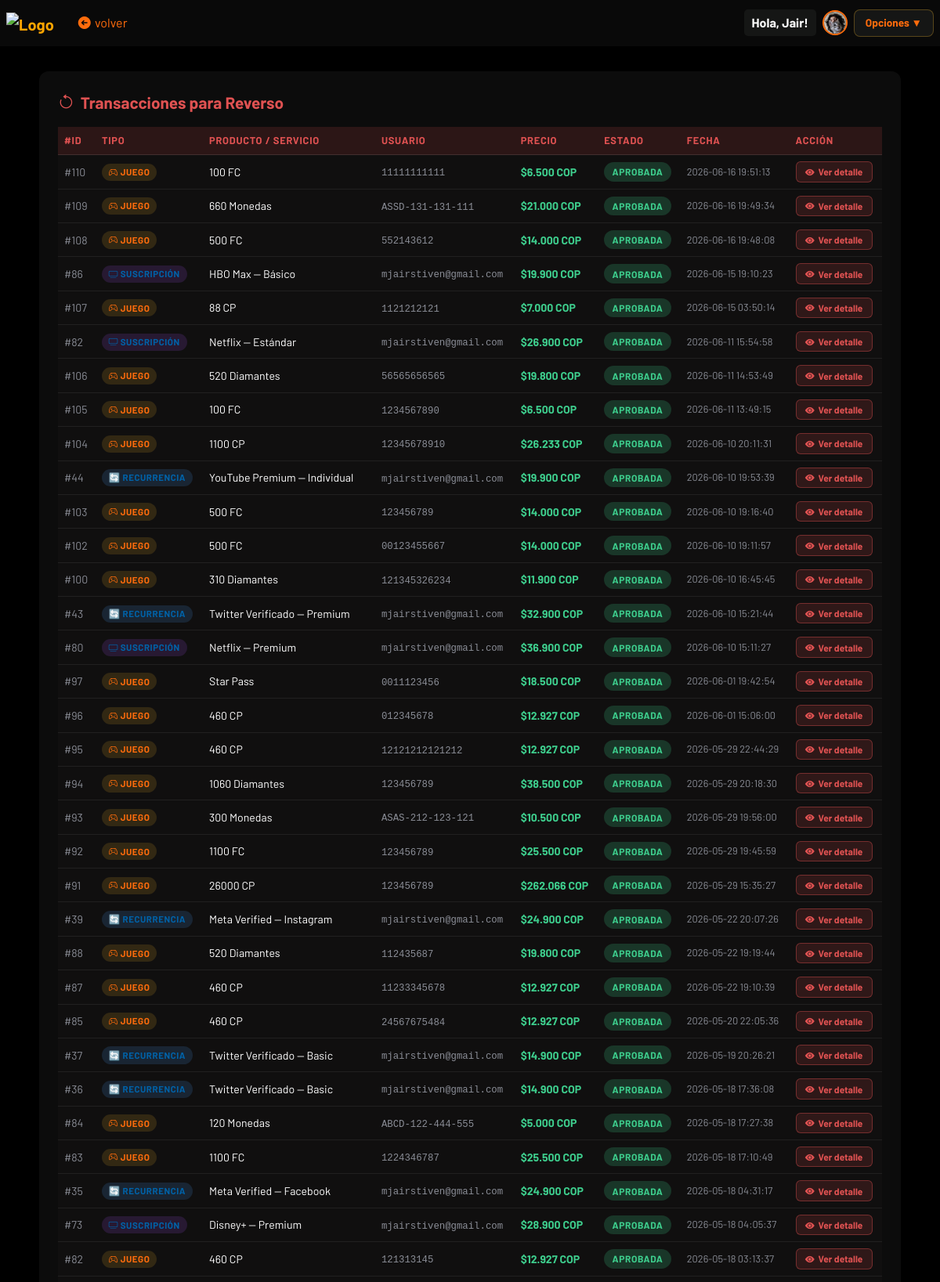
The app's page /historial/reversos.php (signed in, upper part) with its own data.
### tables this page shows
CREATE TABLE
  `users` (
    `id` int (11) NOT NULL,
    `nombre` varchar(30) NOT NULL,
    `correo` varchar(50) NOT NULL,
    `usuario` varchar(20) NOT NULL,
    `contraseña` varchar(155) NOT NULL,
    `profile_image` varchar(255) NOT NULL,
    `location` varchar(100) NOT NULL,
    `bio` text NOT NULL
  );

CREATE TABLE
  `ordenes` (
    `id` int (11) NOT NULL,
    `request_id` int (100) NOT NULL,
    `producto` varchar(100) NOT NULL,
    `precio` decimal(10, 2) NOT NULL,
    `jugador_id` varchar(100) NOT NULL,
    `estado` varchar(50) NOT NULL,
    `created_at` timestamp NOT NULL DEFAULT current_timestamp() ON UPDATE current_timestamp()
  );

CREATE TABLE
  `suscripciones` (
    `id` int (11) NOT NULL,
    `request_id` varchar(100) NOT NULL,
    `token` varchar(255) NOT NULL,
    `plataforma` varchar(50) NOT NULL,
    `plan` varchar(50) NOT NULL,
    `precio` decimal(10, 2) NOT NULL,
    `usuario_id` varchar(100) NOT NULL,
    `estado` varchar(20) NOT NULL,
    `created_at` timestamp NOT NULL DEFAULT current_timestamp()
  );

CREATE TABLE
  `recurrencias` (
    `id` int (11) NOT NULL,
    `servicio` varchar(50) NOT NULL,
    `plan` varchar(50) NOT NULL,
    `precio` decimal(10, 2) NOT NULL,
    `usuario_id` varchar(100) NOT NULL,
    `estado` varchar(20) NOT NULL,
    `request_id` varchar(100) DEFAULT NULL,
    `periodicidad` varchar(5) NOT NULL,
    `next_payment` date DEFAULT NULL,
    `created_at` timestamp NOT NULL DEFAULT current_timestamp(),
    `fecha_fin` date DEFAULT NULL
  );

### historial/reversos.php (the view, shortened to what this page needs)
<?php
require_once '../php/conexion_be.php';
$correo  = mysqli_real_escape_string($conexion, $_SESSION['correo'] ?? '');
$ordenes = mysqli_query($conexion, "SELECT id, producto as nombre, precio, jugador_id as usuario, created_at, estado, 'orden' as tipo FROM ordenes WHERE estado = 'aprobada' ORDER BY created_at DESC");
$suscripciones = mysqli_query($conexion, "SELECT id, CONCAT(plataforma, ' — ', plan) as nombre, precio, usuario_id as usuario, created_at, estado, 'suscripcion' as tipo FROM suscripciones WHERE estado = 'aprobada' AND usuario_id = '$correo' ORDER BY created_at DESC");
$recurrencias = mysqli_query($conexion, "SELECT id, CONCAT(servicio, ' — ', plan) as nombre, precio, usuario_id as usuario, created_at, estado, 'recurrencia' as tipo FROM recurrencias WHERE estado = 'aprobada' AND usuario_id = '$correo' ORDER BY created_at DESC");
$transacciones = [];
while ($row = mysqli_fetch_assoc($ordenes))      $transacciones[] = $row;
while ($row = mysqli_fetch_assoc($suscripciones)) $transacciones[] = $row;
while ($row = mysqli_fetch_assoc($recurrencias))  $transacciones[] = $row;
usort($transacciones, fn($a, $b) => strtotime($b['created_at']) - strtotime($a['created_at']));
?>
<!DOCTYPE html>
<html lang="es">
<head>
    <link href="https://cdn.jsdelivr.net/npm/bootstrap@5.3.2/dist/css/bootstrap.min.css" rel="stylesheet">
    <link href="https://cdn.jsdelivr.net/npm/bootstrap-icons/font/bootstrap-icons.css" rel="stylesheet">
    <link rel="stylesheet" href="https://cdnjs.cloudflare.com/ajax/libs/font-awesome/7.0.1/css/all.min.css">
</head>
<body>
    <?php
    $nav_back_url  = "historial.php";
    $nav_back_text = "volver";
    $nav_base      = "../";
    require_once '../php/navbar.php';
    ?>
    <div class="tabla-container">
        <div class="tabla-titulo">
            <i class="bi bi-arrow-counterclockwise"></i> Transacciones para Reverso
        </div>
        <?php if (count($transacciones) > 0): ?>
        <div class="table-responsive">
            <table class="table table-hover">
                <thead>
                    <tr>
                        <th>#ID</th>
                        <th>Tipo</th>
                        <th>Producto / Servicio</th>
                        <th>Usuario</th>
                        <th>Precio</th>
                        <th>Estado</th>
                        <th>Fecha</th>
                        <th>Acción</th>
                    </tr>
                </thead>
                <tbody>
                    <?php foreach ($transacciones as $trx): ?>
                    <tr>
                        <td><span style="color:#8a8d96;">#<?= htmlspecialchars($trx['id']) ?></span></td>
                        <td>
                            <span class="tipo-badge tipo-<?= $trx['tipo'] ?>">
                                <?= $trx['tipo'] === 'orden' ? '<i class="bi bi-controller"></i> Juego' : ($trx['tipo'] === 'suscripcion' ? '<i class="bi bi-tv"></i> Suscripción' : '🔄 Recurrencia') ?>
                            </span>
                        </td>
                        <td><?= htmlspecialchars($trx['nombre']) ?></td>
                        <td><code style="color:#8a8d96;"><?= htmlspecialchars($trx['usuario']) ?></code></td>
                        <td style="color:#3ecf8e; font-weight:700;">$<?= number_format($trx['precio'], 0, ',', '.') ?> COP</td>
                        <td>
                            <span class="estado-pill badge-<?= strtolower($trx['estado']) ?>">
                                <?= strtoupper($trx['estado']) ?>
                            </span>
                        </td>
                        <td style="color:#8a8d96; font-size:0.8rem;"><?= htmlspecialchars($trx['created_at']) ?></td>
                        <td>
                            <a href="detalle_reverso.php?id=<?= $trx['id'] ?>&tipo=<?= $trx['tipo'] ?>" class="btn-detalle">
                                <i class="bi bi-eye-fill"></i> Ver detalle
                            </a>
                        </td>
                    </tr>
                    <?php endforeach; ?>
                </tbody>
            </table>
        </div>
        <?php endif; ?>
    </div>
</body>
</html>

### php/navbar.php (shortened to what this page needs)
<?php
$nav_back_url  = $nav_back_url  ?? 'home.php';
$nav_back_text = $nav_back_text ?? 'Volver';
$nav_base      = $nav_base      ?? '../';
$nav_avatar    = '';
$nav_initials  = '';
if (isset($_SESSION['user_id'])) {
    if ($conexion) {
        $nav_uid = intval($_SESSION['user_id']);
        $nav_row = mysqli_fetch_assoc(mysqli_query($conexion, "SELECT profile_image, usuario FROM users WHERE id = '$nav_uid'"));
        if ($nav_row) {
            $nav_initials = strtoupper(substr($nav_row['usuario'] ?? 'U', 0, 1));
            if (!empty($nav_row['profile_image']) && file_exists($nav_base . 'uploads/' . $nav_row['profile_image'])) {
                $nav_avatar = $nav_base . 'uploads/' . htmlspecialchars($nav_row['profile_image']);
            }
        }
    }
}
?>
<nav class="navbar navbar-dark navbar-expand-lg px-2">
    <a class="navbar-brand fw-bold" href="<?= $nav_base ?>home.php" style="color: orange;">
        <img src="<?= $nav_base ?>assets/icons/iconoy.png" alt="Logo" style="width: 30px;">
    </a>
    <a href="<?= htmlspecialchars($nav_back_url) ?>" class="btn" style="color: black; color: #FF6C0C;">
        <i class="fa-solid fa-circle-arrow-left fs-6"></i> <?= htmlspecialchars($nav_back_text) ?>
    </a>
    <div class="ms-auto d-flex align-items-center gap-2">
        <span class="nav-username">
            <?= isset($_SESSION['usuario']) ? "Hola, " . htmlspecialchars($_SESSION['usuario']) : "Invitado" ?>
        </span>
        <a href="<?= $nav_base ?>profile/index.php" class="nav-avatar-wrap" title="Mi perfil">
            <?php if ($nav_avatar): ?>
                <img src="<?= $nav_avatar ?>" class="nav-avatar-img" alt="Perfil">
            <?php else: ?>
                <div class="nav-avatar-initials"><?= $nav_initials ?: 'U' ?></div>
            <?php endif; ?>
        </a>
        <div class="dropdown">
            <button class="dropbtn">Opciones ▼</button>
        </div>
    </div>
</nav>

### historial/reversos.php (style rules this page uses)
body { background-color: #000000; color: white; background-repeat: no-repeat; background-position: center; background-attachment: fixed; background-size: cover; font-family: 'Barlow', sans-serif; }
.navbar { background-color: #0f0f0fa9 !important; backdrop-filter: blur(8px); }
.tabla-container { background: rgba(15,15,15,0.85); border-radius: 12px; padding: 1.5rem; margin: 2rem auto; max-width: 1100px; backdrop-filter: blur(8px); }
.tabla-titulo { font-size: 1.3rem; font-weight: 700; margin-bottom: 1rem; color: #e05252; display: flex; align-items: center; gap: 0.5rem; }
.table { color: white; border-color: rgba(255,255,255,0.1); }
.table thead th { background: rgba(224,82,82,0.15); color: #e05252; border-color: rgba(255,255,255,0.1); font-size: 0.8rem; text-transform: uppercase; letter-spacing: 0.06em; }
.table tbody tr { border-color: rgba(255,255,255,0.07); transition: background 0.15s; }
.table tbody td { border-color: rgba(255,255,255,0.07); font-size: 0.88rem; vertical-align: middle; background: #1312129a; color: white; }
.tipo-badge { display: inline-block; padding: 0.15rem 0.55rem; border-radius: 20px; font-size: 0.72rem; font-weight: 700; text-transform: uppercase; letter-spacing: 0.05em; }
.tipo-orden { background: rgba(240,180,41,0.15); color: #FF6C0C; }
.tipo-suscripcion { background: rgba(168,85,247,0.15); color: #0062A8; }
.tipo-recurrencia { background: rgba(77,159,255,0.15); color: #0062A8; }
.badge-aprobada { background: rgba(62,207,142,0.2); color: #3ecf8e; }
.estado-pill { display: inline-block; padding: 0.2rem 0.65rem; border-radius: 20px; font-size: 0.75rem; font-weight: 700; text-transform: uppercase; letter-spacing: 0.05em; }
.btn-detalle { background: rgba(224,82,82,0.15); border: 1px solid rgba(224,82,82,0.4); color: #e05252; border-radius: 6px; padding: 0.2rem 0.7rem; font-size: 0.75rem; font-weight: 700; text-decoration: none; display: inline-flex; align-items: center; gap: 0.3rem; transition: all 0.2s; }

### php/navbar.php (style rules this page uses)
.navbar { background-color: #0f0f0fa9 !important; backdrop-filter: blur(8px); }
.nav-avatar-wrap { display: inline-flex; align-items: center; gap: 0.5rem; text-decoration: none; }
.nav-avatar-img { width: 32px; height: 32px; border-radius: 50%; object-fit: cover; border: 2px solid #FF6C0C; transition: border-color 0.2s, transform 0.2s; }
.nav-username { background-color: hsla(120, 2%, 10%, 0.84); padding: 5px 10px; border-radius: 5px; font-weight: bold; color: #ffffff; }
.dropdown { position: relative; display: inline-block; }
.dropbtn { background: hsla(120, 2%, 10%, 0.84); color: #FF6C0C; border: 1.5px solid rgba(240, 180, 41, 0.3); border-radius: 8px; padding: 6px 14px; font-weight: 700; font-size: 0.85rem; cursor: pointer; transition: all 0.2s; display: flex; align-items: center; gap: 0.3rem; }

### records on screen
users: profile_image (picture)
ordenes: id "110", shows "JUEGO", producto "100 FC", jugador "11111111111", precio "6.500", estado "APROBADA", created_at "2026-06-16 19:51:13"
ordenes: id "109", shows "JUEGO", producto "660 Monedas", jugador "ASSD-131-131-111", precio "21.000", estado "APROBADA", created_at "2026-06-16 19:49:34"
ordenes: id "108", shows "JUEGO", producto "500 FC", jugador "552143612", precio "14.000", estado "APROBADA", created_at "2026-06-16 19:48:08"
suscripciones: id "86", shows "SUSCRIPCIÓN", nombre "HBO Max — Básico", usuario "mjairstiven@gmail.com", precio "19.900", estado "APROBADA", created_at "2026-06-15 19:10:23"
ordenes: id "107", shows "JUEGO", producto "88 CP", jugador "1121212121", precio "7.000", estado "APROBADA", created_at "2026-06-15 03:50:14"
suscripciones: id "82", shows "SUSCRIPCIÓN", nombre "Netflix — Estándar", usuario "mjairstiven@gmail.com", precio "26.900", estado "APROBADA", created_at "2026-06-11 15:54:58"
ordenes: id "106", shows "JUEGO", producto "520 Diamantes", jugador "56565656565", precio "19.800", estado "APROBADA", created_at "2026-06-11 14:53:49"
ordenes: id "105", shows "JUEGO", producto "100 FC", jugador "1234567890", precio "6.500", estado "APROBADA", created_at "2026-06-11 13:49:15"
ordenes: id "104", shows "JUEGO", producto "1100 CP", jugador "12345678910", precio "26.233", estado "APROBADA", created_at "2026-06-10 20:11:31"
recurrencias: id "44", shows "🔄 RECURRENCIA", nombre "YouTube Premium — Individual", usuario "mjairstiven@gmail.com", precio "19.900", estado "APROBADA", created_at "2026-06-10 19:53:39"
ordenes: id "103", shows "JUEGO", producto "500 FC", jugador "123456789", precio "14.000", estado "APROBADA", created_at "2026-06-10 19:16:40"
ordenes: id "102", shows "JUEGO", producto "500 FC", jugador "00123455667", precio "14.000", estado "APROBADA", created_at "2026-06-10 19:11:57"
ordenes: id "100", shows "JUEGO", producto "310 Diamantes", jugador "121345326234", precio "11.900", estado "APROBADA", created_at "2026-06-10 16:45:45"
recurrencias: id "43", shows "🔄 RECURRENCIA", nombre "Twitter Verificado — Premium", usuario "mjairstiven@gmail.com", precio "32.900", estado "APROBADA", created_at "2026-06-10 15:21:44"
suscripciones: id "80", shows "SUSCRIPCIÓN", nombre "Netflix — Premium", usuario "mjairstiven@gmail.com", precio "36.900", estado "APROBADA", created_at "2026-06-10 15:11:27"
ordenes: id "97", shows "JUEGO", producto "Star Pass", jugador "0011123456", precio "18.500", estado "APROBADA", created_at "2026-06-01 19:42:54"
ordenes: id "96", shows "JUEGO", producto "460 CP", jugador "012345678", precio "12.927", estado "APROBADA", created_at "2026-06-01 15:06:00"
ordenes: id "95", shows "JUEGO", producto "460 CP", jugador "12121212121212", precio "12.927", estado "APROBADA", created_at "2026-05-29 22:44:29"
ordenes: id "94", shows "JUEGO", producto "1060 Diamantes", jugador "123456789", precio "38.500", estado "APROBADA", created_at "2026-05-29 20:18:30"
ordenes: id "93", shows "JUEGO", producto "300 Monedas", jugador "ASAS-212-123-121", precio "10.500", estado "APROBADA", created_at "2026-05-29 19:56:00"
ordenes: id "92", shows "JUEGO", producto "1100 FC", jugador "123456789", precio "25.500", estado "APROBADA", created_at "2026-05-29 19:45:59"
ordenes: id "91", shows "JUEGO", producto "26000 CP", jugador "123456789", precio "262.066", estado "APROBADA", created_at "2026-05-29 15:35:27"
recurrencias: id "39", shows "🔄 RECURRENCIA", nombre "Meta Verified — Instagram", usuario "mjairstiven@gmail.com", precio "24.900", estado "APROBADA", created_at "2026-05-22 20:07:26"
ordenes: id "88", shows "JUEGO", producto "520 Diamantes", jugador "112435687", precio "19.800", estado "APROBADA", created_at "2026-05-22 19:19:44"
ordenes: id "87", shows "JUEGO", producto "460 CP", jugador "11233345678", precio "12.927", estado "APROBADA", created_at "2026-05-22 19:10:39"
ordenes: id "85", shows "JUEGO", producto "460 CP", jugador "24567675484", precio "12.927", estado "APROBADA", created_at "2026-05-20 22:05:36"
recurrencias: id "37", shows "🔄 RECURRENCIA", nombre "Twitter Verificado — Basic", usuario "mjairstiven@gmail.com", precio "14.900", estado "APROBADA", created_at "2026-05-19 20:26:21"
recurrencias: id "36", shows "🔄 RECURRENCIA", nombre "Twitter Verificado — Basic", usuario "mjairstiven@gmail.com", precio "14.900", estado "APROBADA", created_at "2026-05-18 17:36:08"
ordenes: id "84", shows "JUEGO", producto "120 Monedas", jugador "ABCD-122-444-555", precio "5.000", estado "APROBADA", created_at "2026-05-18 17:27:38"
ordenes: id "83", shows "JUEGO", producto "1100 FC", jugador "1224346787", precio "25.500", estado "APROBADA", created_at "2026-05-18 17:10:49"
recurrencias: id "35", shows "🔄 RECURRENCIA", nombre "Meta Verified — Facebook", usuario "mjairstiven@gmail.com", precio "24.900", estado "APROBADA", created_at "2026-05-18 04:31:17"
suscripciones: id "73", shows "SUSCRIPCIÓN", nombre "Disney+ — Premium", usuario "mjairstiven@gmail.com", precio "28.900", estado "APROBADA", created_at "2026-05-18 04:05:37"
ordenes: id "82", shows "JUEGO", producto "460 CP", jugador "121313145", precio "12.927", estado "APROBADA", created_at "2026-05-18 03:13:37"

### other values on screen
$nav_back_text "volver"
$_SESSION['usuario'] "Jair!"
